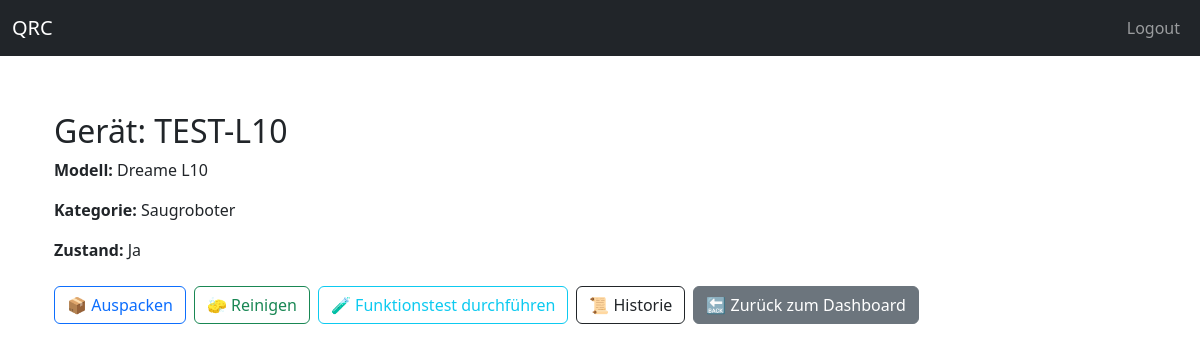
Screenshot of /geraete/geraet/TEST-L10 (signed in) with the database file from the repository.
### models/geraet_db.py (models this page shows)
class Geraet(db.Model):
    __tablename__ = "geraete"
    id = db.Column(db.Integer, primary_key=True)
    qrcode = db.Column(db.String, unique=True, nullable=False)
    modell_id = db.Column(db.Integer, db.ForeignKey("modell.id"), nullable=False)
    zustand_id = db.Column(db.Integer, db.ForeignKey("zustaende.id"), nullable=False)
    benutzer_id = db.Column(db.Integer, db.ForeignKey("benutzer.id"), nullable=False)
    modell = db.relationship("Modell", back_populates="geraete")
    zustand = db.relationship("Zustand")
    benutzer = db.relationship("Benutzer", backref="geraete")
    historie = db.relationship("Historie", backref="geraet", lazy=True)
    module = db.relationship("Modul", back_populates="geraet", cascade="all, delete-orphan")
    teile = db.relationship("Teil", back_populates="geraet")

### models/modell_db.py (models this page shows, shortened)
class Modell(db.Model):
    __tablename__ = "modell"
    id = db.Column(db.Integer, primary_key=True, index=True)
    name = db.Column(db.String(100), unique=True, nullable=False, index=True)
    kategorie_id = db.Column(db.Integer, db.ForeignKey("kategorie.id"), nullable=False)
    kategorie = db.relationship("Kategorie", back_populates="modelle")
    geraete = db.relationship("Geraet", back_populates="modell")
    module = db.relationship(Modul, back_populates="modell", cascade="all, delete-orphan")

### models/kategorie_db.py (models this page shows, shortened)
class Kategorie(db.Model):
    __tablename__ = "kategorie"
    id = db.Column(db.Integer, primary_key=True)
    name = db.Column(db.String(100), nullable=False, unique=True)
    modelle = db.relationship("Modell", back_populates="kategorie", lazy=True)

### models/zustand_db.py (models this page shows, shortened)
class Zustand(Base):
    __tablename__ = "zustaende"
    id = Column(Integer, primary_key=True)
    value = Column(String, nullable=False)
    kategorie = Column(String, nullable=False)  # z. B. "Anwesenheit", "Sauberkeit", "Funktioniert"
    __table_args__ = (
        UniqueConstraint("value", "kategorie", name="uix_value_kategorie"),
    )

### app/routes/geraete_routes.py (the view)
@geraete_bp.route("/geraet/<qrcode>", endpoint="geraet_seite")
@login_required
def geraet_seite(qrcode):
    geraet = GeraetDB.query.filter_by(qrcode=qrcode).first_or_404()
    return render_template("geraet.html", geraet=geraet)

### app/app.py (called while the page is built)
@login_manager.user_loader
def load_user(user_id):
    return Benutzer.query.get(int(user_id))

### app/templates/geraet.html
{% extends "base.html" %}
{% block content %}
<div class="container mt-5">
  <h2>Gerät: {{ geraet.qrcode }}</h2>
  <p><strong>Modell:</strong> {{ geraet.modell.name }}</p>
  <p><strong>Kategorie:</strong> {{ geraet.modell.kategorie.name }}</p>
  <p><strong>Zustand:</strong> {{ geraet.zustand.value }}</p>
  <div class="mt-4 d-flex flex-wrap gap-2">
    <a href="{{ url_for('auspacken.anzeigen', geraet_id=geraet.id) }}" class="btn btn-outline-primary">📦 Auspacken</a>
    <a href="{{ url_for('reinigen.anzeigen', geraet_id=geraet.id) }}" class="btn btn-outline-success">🧽 Reinigen</a>
    <a href="{{ url_for('funktion.anzeigen', geraet_id=geraet.id) }}" class="btn btn-outline-info">🧪 Funktionstest durchführen</a>
    <a href="{{ url_for('geraete.geraet_historie', qrcode=geraet.qrcode) }}" class="btn btn-outline-dark">📜 Historie</a>
    <a href="{{ url_for('benutzer.dashboard') }}" class="btn btn-secondary">🔙 Zurück zum Dashboard</a>
  </div>
</div>
{% endblock %}

### app/templates/base.html (style rules this page uses)
body { padding-top: 4rem; }

### rows the page displays
Geraet: qrcode "TEST-L10"
Modell: modell.name "Dreame L10"
Kategorie: modell.kategorie.name "Saugroboter"
Zustand: zustand.value "Ja"
